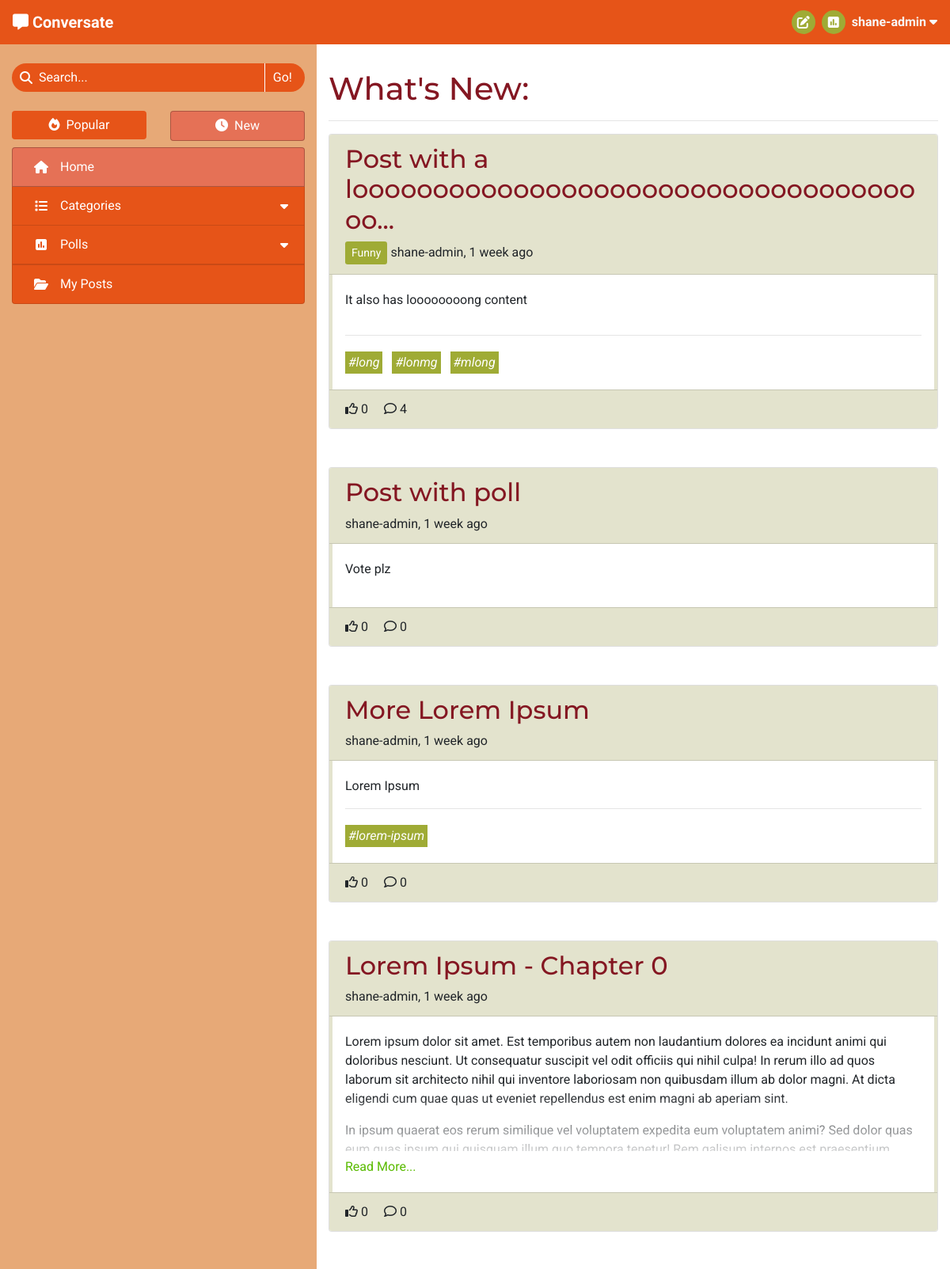
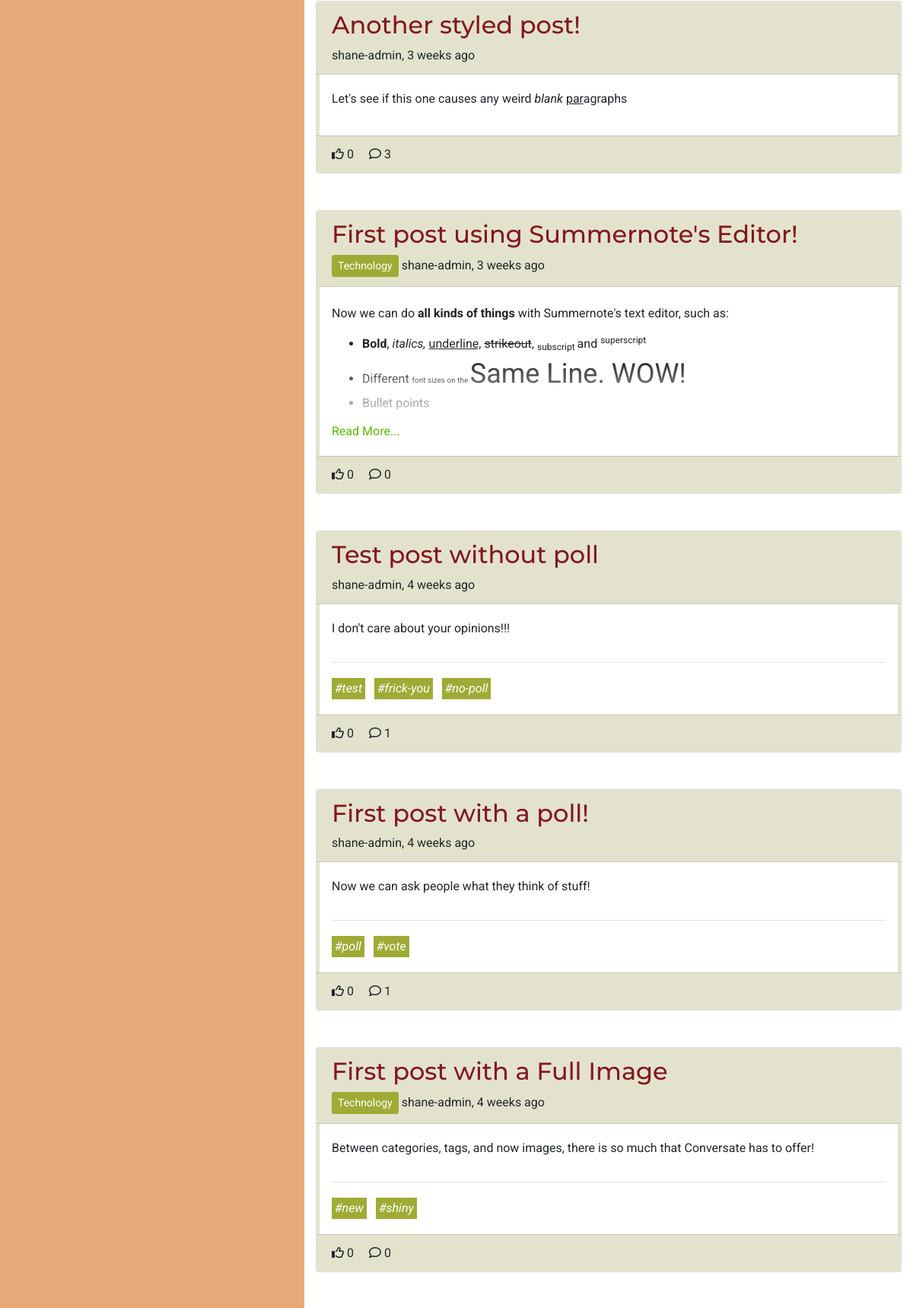
The app's page / (signed in, upper part) with its own data (2 pictures, top to bottom).
### forum/models.py (models this page shows, shortened)
class Post(models.Model):
    title = models.CharField(max_length=100)
    slug = models.SlugField(max_length=100, unique=True)
    category = models.ForeignKey(Category, on_delete=models.CASCADE,
                                 related_name='tagged_posts')
    image = CloudinaryField('image', blank=True)
    image_position = models.IntegerField(blank=True, null=True)
    posted_by = models.ForeignKey(User, on_delete=models.CASCADE,
                                  related_name='added_posts')
    posted_on = models.DateTimeField(auto_now_add=True)
    content = models.TextField()
    tags = models.CharField(max_length=200, blank=True)
    edited = models.BooleanField(default=False)
    likes = models.ManyToManyField(User, related_name='post_likes', blank=True)
    class Meta:
        ordering = ['-posted_on']
    def title_preview(self):
        if len(self.title) > 50:
            return f'{self.title[:50]}...'
        return self.title
    def number_of_likes(self):
        return self.likes.count()
    def number_of_comments(self):
        return self.comments.count()
    def tag_list(self):
        tags_separate = self.tags.split('#')
        tags_separate.pop(0)
        return tags_separate
    def time_elapsed(self):
        return get_time_elapsed(self.posted_on)

class Category(models.Model):
    name = models.CharField(max_length=30, unique=True)
    slug = models.SlugField(max_length=30, unique=True)
    icon = models.CharField(max_length=30, default="fa-tag")
    def __str__(self):
        return self.name
    def number_of_posts(self):
        return self.tagged_posts.count()

### forum/views.py (the view)
# urls.py: path('', views.ListPosts.as_view(), name='home'),
class ListPosts(View):
    def get(self, request):
        if not request.user.is_authenticated:
            return redirect('/accounts/login')
        posts = Post.objects.all()
        context = get_post_list_context(request, posts)
        user_profile = get_profile(request.user)
        if user_profile.sort_by_new:
            context['heading'] = "What's New"
        else:
            context['heading'] = "What's Popular"
        context['selected_tab'] = 'Home'
        return render(
            request,
            'post_list.html',
            context,
        )

### templates/post_list.html (shortened to what this page needs)
{% extends "base.html" %}
{% block content %}
<h1>{{ heading }}:</h1>
<hr>
{% if item_list %}
    <div id="list-of-posts" class="after-load">
        {% for post in item_list %}
            <div class="post card mb-5">
                <div class="card-header">
                    <div class="post-title">
                        <a href="{% url 'view_post' post.slug %}" class="anchor-no-style">
                            <h2 class="align-middle word-break">{{ post.title_preview }}</h2>
                        </a>
                    </div>
                    <div>
                        {% if post.category.slug != 'none' %}
                            <a href="{% url 'categories' post.category.slug %}"
                                class="btn btn-sm category align-middle">{{ post.category }}</a>
                        {% endif %}
                        <span>{{ post.posted_by }}, {{ post.time_elapsed }}</span>
                    </div>
                </div>
                <div class="card-body post-list-body">
                    <div class="post-list-body-inner">
                        <div class="post-preview">
                            <div class="post-preview-inner word-break">{{ post.content|safe }}</div>
                            <a class="post-anchor-overlay" href="{% url 'view_post' post.slug %}"></a>
                        </div>
                        <a class="read-more d-none mt-2" href="{% url 'view_post' post.slug %}">Read More...</a>
                        {% if post.tags %}
                            <div>
                                <hr>
                                {% for tag in post.tag_list %}
                                    <a class="tag-list-item mr-2 mt-1 anchor-no-style" href="{% url 'search_tag' tag %}">
                                        <em class="word-break">#{{ tag }}</em>
                                    </a>
                                {% endfor %}
                            </div>
                        {% endif %}
                    </div>
                </div>
                <div class="card-footer">
                    {% if user in post.likes.all %}
                        <i class="fa-solid fa-thumbs-up"></i>
                    {% else %}
                        <i class="fa-regular fa-thumbs-up"></i>
                    {% endif %}
                    {{ post.number_of_likes }}
                    <i class="fa-regular fa-comment pl-3"></i>
                    {{ post.number_of_comments }}
                </div>
            </div>
        {% endfor %}
    </div>
{% endif %}
{% endblock content %}

### templates/base.html (shortened to what this page needs)
{% load static %}
<!DOCTYPE html>
<html lang="en">
<head>
    <link rel="stylesheet" href="https://cdn.jsdelivr.net/npm/bootstrap@4.6.2/dist/css/bootstrap.min.css"
>
    <link rel="stylesheet" href="{% static 'css/style.css' %}" type="text/css">
</head>
<body id="main-page">
    <header class="navbar navbar-expand-sm navbar-dark">
        <div>
            <a class="navbar-brand" href="{% url 'home' %}" aria-label="Go to the home page">
                <i class="fa-solid fa-message"></i>
                <strong class="d-none d-md-inline">Conversate</strong>
            </a>
        </div>
        <ul class="nav justify-content-end">
            {% if user.is_authenticated %}
                <li class="nav mr-3 mr-md-2">
                    <a class="nav-icon nav-icon-expand anchor-no-style" href="{% url 'new_post' %}">
                        <i class="fa-solid fa-pen-to-square"></i>
                    </a>
                </li>
                <li class="nav mr-3 mr-md-2">
                    <a class="nav-icon nav-icon-expand anchor-no-style" href="{% url 'new_poll' %}">
                        <i class="fa-solid fa-square-poll-vertical"></i>
                    </a>
                </li>
                <li class="nav dropdown center-to-container">
                    <span class="text-light d-none d-md-inline" data-toggle="dropdown" role="button"
                        aria-expanded="false" aria-label="User Information">
                        <strong>{{ user.username }}
                            <i class="fa-solid fa-caret-down"></i>
                        </strong>
                    </span>
                </li>
            {% else %}
                <li class="nav">
                    <a href="{% url 'account_login' %}" class="btn">Log In</a>
                </li>
            {% endif %}
        </ul>
    </header>
    <div>
        <div class="container-fluid">
            <div class="row">
                <div id="side-nav-large" class="d-none d-md-block col-4">
                    <nav id="side-nav-container">
                        <form action="{% url 'search_post' %}" method="GET" autocomplete="off">
                            <div class="search-bar mt-4" role="button" data-toggle="popover"
                                data-placement="bottom">
                                <div class="center-to-container">
                                    <i class="fa-solid fa-magnifying-glass"></i>
                                </div>
                                <input type="text" id="search-input" name="search_query"
                                    {% if search_result %} value="{{ search_result }}"{% endif %} placeholder="Search..." required>
                                <input type="submit" class="side-nav-btn" value="Go!">
                            </div>
                        </form>
                        <div class="container-fluid px-0 mt-4 mb-2">
                            <div class="row">
                                {% with request.path|add:"?"|add:request.GET.urlencode as current_path %}
                                <div class="col-6">
                                    {% if disable_sort %}
                                        <div>
                                    {% elif request.GET.urlencode %}
                                        <a href="{% url 'sort_posts' 0 current_path %}" class="anchor-no-style">
                                    {% else %}
                                        <a href="{% url 'sort_posts' 0 request.path %}" class="anchor-no-style">
                                    {% endif %}
                                        <div class="btn btn-block side-nav-btn
                                            {% if disable_sort %} disabled{% elif not user.profile.sort_by_new %} active{% endif %}">
                                            <i class="fa-solid fa-fire mr-lg-1"></i>
                                            Popular
                                        </div>
                                    {% if disable_sort %}
                                        </div>
                                    {% else %}
                                        </a>
                                    {% endif %}
                                </div>
                                <div class="col-6">
                                    {% if disable_sort %}
                                        <div>
                                    {% elif request.GET.urlencode %}
                                        <a href="{% url 'sort_posts' 1 current_path %}" class="anchor-no-style">
                                    {% else %}
                                        <a href="{% url 'sort_posts' 1 request.path %}" class="anchor-no-style">
                                    {% endif %}
                                        <div class="btn btn-block side-nav-btn
                                            {% if disable_sort %} disabled{% elif user.profile.sort_by_new %} active{% endif %}">
                                            <i class="fa-solid fa-clock mr-lg-1"></i>
                                            New
                                        </div>
                                    {% if disable_sort %}
                                        </div>
                                    {% else %}
                                        </a>
                                    {% endif %}
                                </div>
                                {% endwith %}
                            </div>
                        </div>
                        <div class="list-group side-nav accordion" id="side-nav-list">
                            <a class="list-group-item list-group-item-action side-nav-btn
                                {% if selected_tab == 'Home' %} active{% endif %}" href="{% url 'home' %}">
                                <i class="fa-solid fa-house center-to-container"></i>
                                <span class="d-inline-block ml-lg-2">Home</span>
                            </a>
                            <a id="category-collapse" class="list-group-item list-group-item-action side-nav-btn clickable
                                {% if 'Categories' in selected_tab %} active{% endif %}" data-toggle="collapse"
                                href="#side-nav-categories" role="button" aria-expanded="false" aria-controls="side-nav-categories">
                                <i class="fa-solid fa-list center-to-container"></i>
                                <div class="ml-lg-2">Categories</div>
                                <i class="fa-solid fa-caret-down center-to-container"></i>
                            </a>
                            <a id="poll-list-collapse" class="list-group-item list-group-item-action side-nav-btn clickable
                                {% if 'Polls' in selected_tab %} active{% endif %}" data-toggle="collapse"
                                href="#side-nav-polls" role="button" aria-expanded="false" aria-controls="side-nav-polls">
                                <i class="fa-solid fa-square-poll-vertical center-to-container"></i>
                                <div class="ml-lg-2">Polls</div>
                                <i class="fa-solid fa-caret-down center-to-container"></i>
                            </a>
                            <a class="list-group-item list-group-item-action side-nav-btn clickable
                                {% if selected_tab == 'My Posts' %} active{% endif %}"
                                href="{% url 'my_posts' %}">
                                <i class="fa-solid fa-folder-open center-to-container"></i>
                                <span class="d-inline-block ml-lg-2">My Posts</span>
                            </a>
                        </div>
                    </nav>
                </div>
                <div id="main-content" class="col col-md-8">
                    <section>
                        {% block content %}
                        {% endblock content %}
                    </section>
                </div>
            </div>
        </div>
    </div>
</body>
</html>

### records on screen
Post: title_preview "Post with a looooooooooooooooooooooooooooooooooooo...", category "Funny", posted_by "shane-admin", time_elapsed "1 week ago", content "It also has loooooooong content", tag_list "long" "lonmg" "mlong", number_of_likes "0", number_of_comments "4"
Post: title_preview "Post with poll", posted_by "shane-admin", time_elapsed "1 week ago", content "Vote plz", number_of_likes "0", number_of_comments "0"
Post: title_preview "More Lorem Ipsum", posted_by "shane-admin", time_elapsed "1 week ago", content "Lorem Ipsum", tag_list "lorem-ipsum", number_of_likes "0", number_of_comments "0"
Post: title_preview "Lorem Ipsum - Chapter 0", posted_by "shane-admin", time_elapsed "1 week ago", content "Lorem ipsum dolor sit amet. Est temporibus autem non laudantium dolores ea incidunt animi qui doloribus nesciunt. Ut consequatur suscipit vel odit officiis qui nihil culpa! In rerum illo ad quos laborum sit architecto nihil qui inventore laboriosam non quibusdam illum ab dolor magni. At dicta eligendi cum quae quas ut eveniet repellendus est enim magni ab aperiam sint. In ipsum quaerat eos rerum similique vel voluptatem expedita eum voluptatem animi? Sed dolor quas…", number_of_likes "0", number_of_comments "0"
Post: title_preview "Another styled post!", posted_by "shane-admin", time_elapsed "3 weeks ago", content "Let's see if this one causes any weird blank par agraphs", number_of_likes "0", number_of_comments "3"
Post: title_preview "First post using Summernote's Editor!", category "Technology", posted_by "shane-admin", time_elapsed "3 weeks ago", content "Now we can do all kinds of things with Summernote's text editor, such as: Bold , italics, underline, strikeout , subscript and superscript Different font sizes on the Same Line. WOW! Bullet points", number_of_likes "0", number_of_comments "0"
Post: title_preview "Test post without poll", posted_by "shane-admin", time_elapsed "4 weeks ago", content "I don't care about your opinions!!!", tag_list "test" "frick-you" "no-poll", number_of_likes "0", number_of_comments "1"
Post: title_preview "First post with a poll!", posted_by "shane-admin", time_elapsed "4 weeks ago", content "Now we can ask people what they think of stuff!", tag_list "poll" "vote", number_of_likes "0", number_of_comments "1"
Post: title_preview "First post with a Full Image", category "Technology", posted_by "shane-admin", time_elapsed "4 weeks ago", content "Between categories, tags, and now images, there is so much that Conversate has to offer!", tag_list "new" "shiny", number_of_likes "0", number_of_comments "0"

### other values on screen
{{ user.username }} "shane-admin"
{{ heading }} "What's New"
